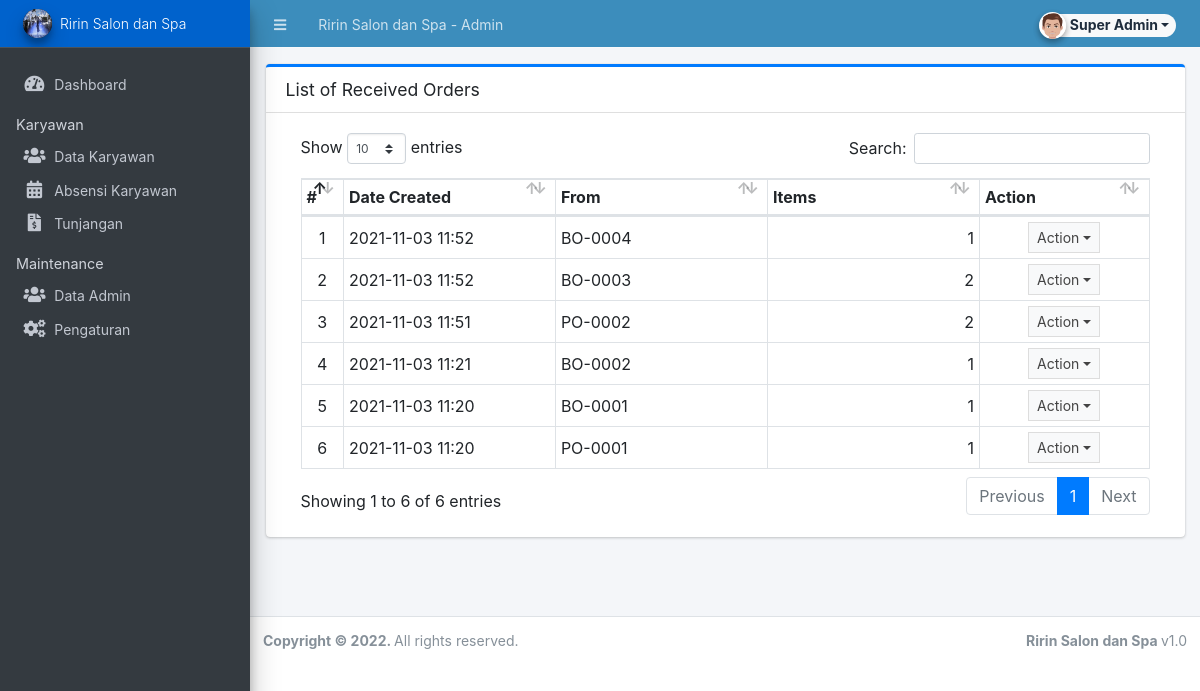
Page /admin/?page=receiving (signed in) on the committed database.
### tables this page shows
CREATE TABLE `receiving_list` (
  `id` int(30) NOT NULL AUTO_INCREMENT,
  `form_id` int(30) NOT NULL,
  `from_order` tinyint(1) NOT NULL DEFAULT '1' COMMENT '1=PO ,2 = BO',
  `amount` float NOT NULL DEFAULT '0',
  `discount_perc` float NOT NULL DEFAULT '0',
  `discount` float NOT NULL DEFAULT '0',
  `tax_perc` float NOT NULL DEFAULT '0',
  `tax` float NOT NULL DEFAULT '0',
  `stock_ids` text,
  `remarks` text,
  `date_created` datetime NOT NULL DEFAULT CURRENT_TIMESTAMP,
  `date_updated` datetime NOT NULL DEFAULT CURRENT_TIMESTAMP ON UPDATE CURRENT_TIMESTAMP,
  PRIMARY KEY (`id`)
);

CREATE TABLE `back_order_list` (
  `id` int(30) NOT NULL AUTO_INCREMENT,
  `receiving_id` int(30) NOT NULL,
  `po_id` int(30) NOT NULL,
  `bo_code` varchar(50) NOT NULL,
  `supplier_id` int(30) NOT NULL,
  `amount` float NOT NULL,
  `discount_perc` float NOT NULL DEFAULT '0',
  `discount` float NOT NULL DEFAULT '0',
  `tax_perc` float NOT NULL DEFAULT '0',
  `tax` float NOT NULL DEFAULT '0',
  `remarks` text,
  `status` tinyint(4) NOT NULL DEFAULT '0' COMMENT '0 = pending, 1 = partially received, 2 =received',
  `date_created` datetime NOT NULL DEFAULT CURRENT_TIMESTAMP,
  `date_updated` datetime NOT NULL DEFAULT CURRENT_TIMESTAMP ON UPDATE CURRENT_TIMESTAMP,
  PRIMARY KEY (`id`),
  KEY `supplier_id` (`supplier_id`),
  KEY `po_id` (`po_id`),
  KEY `receiving_id` (`receiving_id`),
  CONSTRAINT `back_order_list_ibfk_1` FOREIGN KEY (`supplier_id`) REFERENCES `supplier_list` (`id`) ON DELETE CASCADE,
  CONSTRAINT `back_order_list_ibfk_2` FOREIGN KEY (`po_id`) REFERENCES `purchase_order_list` (`id`) ON DELETE CASCADE,
  CONSTRAINT `back_order_list_ibfk_3` FOREIGN KEY (`receiving_id`) REFERENCES `receiving_list` (`id`) ON DELETE CASCADE
);

CREATE TABLE `purchase_order_list` (
  `id` int(30) NOT NULL AUTO_INCREMENT,
  `po_code` varchar(50) NOT NULL,
  `supplier_id` int(30) NOT NULL,
  `amount` float NOT NULL,
  `discount_perc` float NOT NULL DEFAULT '0',
  `discount` float NOT NULL DEFAULT '0',
  `tax_perc` float NOT NULL DEFAULT '0',
  `tax` float NOT NULL DEFAULT '0',
  `remarks` text NOT NULL,
  `status` tinyint(4) NOT NULL DEFAULT '0' COMMENT '0 = pending, 1 = partially received, 2 =received',
  `date_created` datetime NOT NULL DEFAULT CURRENT_TIMESTAMP,
  `date_updated` datetime NOT NULL DEFAULT CURRENT_TIMESTAMP ON UPDATE CURRENT_TIMESTAMP,
  PRIMARY KEY (`id`),
  KEY `supplier_id` (`supplier_id`),
  CONSTRAINT `purchase_order_list_ibfk_1` FOREIGN KEY (`supplier_id`) REFERENCES `supplier_list` (`id`) ON DELETE CASCADE
);

### config.php (called while the page is built, shortened)
<?php
require_once('classes/DBConnection.php');
require_once('classes/SystemSettings.php');
function validate_image($file){
	if(!empty($file)){
        $ex = explode('?',$file);
        $file = $ex[0];
        $param =  isset($ex[1]) ? '?'.$ex[1]  : '';
		if(is_file(base_app.$file)){
			return base_url.$file.$param;
		}else{
			return base_url.'dist/img/no-image-available.png';
		}
	}else{
		return base_url.'dist/img/no-image-available.png';
	}
}
function isMobileDevice(){
    $aMobileUA = array(
        '/iphone/i' => 'iPhone',
        '/ipod/i' => 'iPod',
        '/ipad/i' => 'iPad',
        '/android/i' => 'Android',
        '/blackberry/i' => 'BlackBerry',
        '/webos/i' => 'Mobile'
    );
    return false;
}
?>

### classes/DBConnection.php (called while the page is built, shortened)
<?php
class DBConnection{
    private $host = DB_SERVER;
    private $username = DB_USERNAME;
    private $password = DB_PASSWORD;
    private $database = DB_NAME;
    public $conn;
    public function __construct(){
        if (!isset($this->conn)) {
            $this->conn = new mysqli($this->host, $this->username, $this->password, $this->database);
        }
    }
}
?>

### classes/SystemSettings.php (called while the page is built, shortened)
<?php
class SystemSettings extends DBConnection{
	function userdata($field = ''){
		if(!empty($field)){
			if(isset($_SESSION['userdata'][$field]))
				return $_SESSION['userdata'][$field];
			else
				return null;
		}else{
			return false;
		}
	}
	function info($field=''){
		if(!empty($field)){
			if(isset($_SESSION['system_info'][$field]))
				return $_SESSION['system_info'][$field];
			else
				return false;
		}else{
			return false;
		}
	}
}
$_settings = new SystemSettings();
?>

### admin/receiving/index.php (the view, shortened to what this page needs)
<div class="card card-outline card-primary">
	<div class="card-header">
		<h3 class="card-title">List of Received Orders</h3>
	</div>
	<div class="card-body">
		<div class="container-fluid">
        <div class="container-fluid">
			<table class="table table-bordered table-stripped">
                    <colgroup>
                        <col width="5%">
                        <col width="25%">
                        <col width="25%">
                        <col width="25%">
                        <col width="20%">
                    </colgroup>
                    <thead>
                        <tr>
                            <th>#</th>
                            <th>Date Created</th>
                            <th>From</th>
                            <th>Items</th>
                            <th>Action</th>
                        </tr>
                    </thead>
                    <tbody>
                        <?php
                        $i = 1;
                        $qry = $conn->query("SELECT * FROM `receiving_list` order by `date_created` desc");
                        while($row = $qry->fetch_assoc()):
                            $row['items'] = explode(',',$row['stock_ids']);
                            if($row['from_order'] == 1){
                                $code = $conn->query("SELECT po_code from `purchase_order_list` where id='{$row['form_id']}' ")->fetch_assoc()['po_code'];
                            }else{
                                $code = $conn->query("SELECT bo_code from `back_order_list` where id='{$row['form_id']}' ")->fetch_assoc()['bo_code'];
                            }
                        ?>
                            <tr>
                                <td class="text-center"><?php echo $i++; ?></td>
                                <td><?php echo date("Y-m-d H:i",strtotime($row['date_created'])) ?></td>
                                <td><?php echo $code ?></td>
                                <td class="text-right"><?php echo number_format(count($row['items'])) ?></td>
                                <td align="center">
                                    <button type="button" class="btn btn-flat btn-default btn-sm dropdown-toggle dropdown-icon" data-toggle="dropdown">
                                            Action
                                    </button>
                                </td>
                            </tr>
                        <?php endwhile; ?>
                    </tbody>
                </table>
		</div>
		</div>
	</div>
</div>

### admin/index.php (shortened to what this page needs)
<?php require_once('../config.php'); ?>
 <!DOCTYPE html>
<html lang="en" class="" style="height: auto;">
<?php require_once('inc/header.php') ?>
  <body class="sidebar-mini layout-fixed control-sidebar-slide-open layout-navbar-fixed sidebar-mini-md sidebar-mini-xs" data-new-gr-c-s-check-loaded="14.991.0" data-gr-ext-installed="" style="height: auto;">
    <div class="wrapper">
     <?php require_once('inc/topBarNav.php') ?>
     <?php require_once('inc/navigation.php') ?>
     <?php $page = isset($_GET['page']) ? $_GET['page'] : 'home';  ?>
      <div class="content-wrapper pt-3" style="min-height: 567.854px;">
        <section class="content ">
          <div class="container-fluid">
            <?php
              if(!file_exists($page.".php") && !is_dir($page)){
                  include '404.html';
              }else{
                if(is_dir($page))
                  include $page.'/index.php';
                else
                  include $page.'.php';
              }
            ?>
          </div>
        </section>
      </div>
      <?php require_once('inc/footer.php') ?>
  </body>
</html>

### admin/inc/header.php (shortened to what this page needs)
<head>
    <link rel="stylesheet" href="<?php echo base_url ?>plugins/fontawesome-free/css/all.min.css">
    <link rel="stylesheet" href="<?php echo base_url ?>plugins/tempusdominus-bootstrap-4/css/tempusdominus-bootstrap-4.min.css">
  <link rel="stylesheet" href="<?php echo base_url ?>plugins/datatables-bs4/css/dataTables.bootstrap4.min.css">
  <link rel="stylesheet" href="<?php echo base_url ?>plugins/datatables-responsive/css/responsive.bootstrap4.min.css">
  <link rel="stylesheet" href="<?php echo base_url ?>plugins/datatables-buttons/css/buttons.bootstrap4.min.css">
  <link rel="stylesheet" href="<?php echo base_url ?>plugins/select2/css/select2.min.css">
  <link rel="stylesheet" href="<?php echo base_url ?>plugins/select2-bootstrap4-theme/select2-bootstrap4.min.css">
    <link rel="stylesheet" href="<?php echo base_url ?>plugins/icheck-bootstrap/icheck-bootstrap.min.css">
    <link rel="stylesheet" href="<?php echo base_url ?>plugins/jqvmap/jqvmap.min.css">
    <link rel="stylesheet" href="<?php echo base_url ?>dist/css/adminlte.css">
    <link rel="stylesheet" href="<?php echo base_url ?>dist/css/custom.css">
    <link rel="stylesheet" href="<?php echo base_url ?>plugins/overlayScrollbars/css/OverlayScrollbars.min.css">
    <link rel="stylesheet" href="<?php echo base_url ?>plugins/daterangepicker/daterangepicker.css">
    <link rel="stylesheet" href="<?php echo base_url ?>plugins/summernote/summernote-bs4.min.css">
  <link rel="stylesheet" href="<?php echo base_url ?>plugins/sweetalert2-theme-bootstrap-4/bootstrap-4.min.css">
  </head>

### admin/inc/topBarNav.php (shortened to what this page needs)
<nav class="main-header navbar navbar-expand navbar-dark border border-light border-top-0  border-left-0 border-right-0 navbar-light text-sm bg-lightblue">
  <ul class="navbar-nav">
    <li class="nav-item">
    <a class="nav-link" data-widget="pushmenu" href="#" role="button"><i class="fas fa-bars"></i></a>
    </li>
    <li class="nav-item d-none d-sm-inline-block">
      <a href="<?php echo base_url ?>" class="nav-link"><?php echo (!isMobileDevice()) ? $_settings->info('name'):$_settings->info('short_name'); ?> - Admin</a>
    </li>
  </ul>
  <ul class="navbar-nav ml-auto">
    <li class="nav-item">
      <div class="btn-group nav-link">
            <button type="button" class="btn btn-rounded badge badge-light dropdown-toggle dropdown-icon" data-toggle="dropdown">
              <span><img src="<?php echo validate_image($_settings->userdata('avatar')) ?>" class="img-circle elevation-2 user-img" alt="User Image"></span>
              <span class="ml-3"><?php echo ucwords($_settings->userdata('nama')) ?></span>
            </button>
        </div>
    </li>
  </ul>
</nav>

### admin/inc/navigation.php (shortened to what this page needs)
<aside class="main-sidebar sidebar-dark-primary elevation-4 sidebar-no-expand">
  <a href="<?php echo base_url ?>admin" class="brand-link bg-primary text-sm">
  <img src="<?php echo validate_image($_settings->info('logo'))?>" alt="Store Logo" class="brand-image img-circle elevation-3 bg-black" style="width: 1.8rem;height: 1.8rem;max-height: unset">
  <span class="brand-text font-weight-light"><?php echo $_settings->info('short_name') ?></span>
  </a>
  <div class="sidebar os-host os-theme-light os-host-overflow os-host-overflow-y os-host-resize-disabled os-host-transition os-host-scrollbar-horizontal-hidden">
    <div class="os-content-glue" style="margin: 0px -8px; width: 249px; height: 646px;"></div>
    <div class="os-padding">
      <div class="os-viewport os-viewport-native-scrollbars-invisible" style="overflow-y: scroll;">
        <div class="os-content" style="padding: 0px 8px; height: 100%; width: 100%;">
          <nav class="mt-4">
             <ul class="nav nav-pills nav-sidebar flex-column text-sm nav-compact nav-flat nav-child-indent nav-collapse-hide-child" data-widget="treeview" role="menu" data-accordion="false">
              <li class="nav-item dropdown">
                <a href="./" class="nav-link nav-home">
                  <i class="nav-icon fas fa-tachometer-alt"></i>
                  <p>
                    Dashboard
                  </p>
                </a>
              </li>
              <li class="nav-header">Karyawan</li>
              <li class="nav-item">
                <a href="<?php echo base_url ?>admin/?page=karyawan/karyawan" class="nav-link nav-karyawan_karyawan">
                  <i class="nav-icon fas fa-users"></i>
                  <p>
                    Data Karyawan
                  </p>
                </a>
              </li>
              <li class="nav-item">
                <a href="<?php echo base_url ?>admin/?page=absensi/absensi" class="nav-link nav-stocks">
                  <i class="nav-icon fas fa-calendar-alt"></i>
                  <p>
                    Absensi Karyawan
                  </p>
                </a>
              </li>
              <li class="nav-item">
                <a href="<?php echo base_url ?>admin/?page=tunjangan/tunjangan" class="nav-link nav-stocks">
                  <i class="nav-icon fas fa-file-invoice-dollar"></i>
                  <p>
                    Tunjangan
                  </p>
                </a>
              </li>
              <li class="nav-header">Maintenance</li>
              <li class="nav-item dropdown">
                <a href="<?php echo base_url ?>admin/?page=user/list" class="nav-link nav-user_list">
                  <i class="nav-icon fas fa-users"></i>
                  <p>
                    Data Admin
                  </p>
                </a>
              </li>
              <li class="nav-item dropdown">
                <a href="<?php echo base_url ?>admin/?page=system_info" class="nav-link nav-system_info">
                  <i class="nav-icon fas fa-cogs"></i>
                  <p>
                    Pengaturan
                  </p>
                </a>
              </li>
              <?php endif; ?>
            </ul>
          </nav>
        </div>
      </div>
    </div>
  </div>
</aside>

### admin/inc/footer.php (shortened to what this page needs)
<footer class="main-footer text-sm">
        <strong>Copyright © <?php echo date('Y') ?>.
        </strong>
        All rights reserved.
        <div class="float-right d-none d-sm-inline-block">
          <b><?php echo $_settings->info('short_name') ?> </b> v1.0
        </div>
      </footer>
    </div>

### admin/inc/topBarNav.php (style rules this page uses)
.user-img { position: absolute; height: 27px; width: 27px; object-fit: cover; left: -7%; top: -12%; }
.btn-rounded { border-radius: 50px; }

### rows in the picture
receiving_list: date_created "2021-11-03 11:52", form.bo_code "BO-0004", count($row['items']) "1"
receiving_list: date_created "2021-11-03 11:52", form.bo_code "BO-0003", count($row['items']) "2"
receiving_list: date_created "2021-11-03 11:51", form.po_code "PO-0002", count($row['items']) "2"
receiving_list: date_created "2021-11-03 11:21", form.bo_code "BO-0002", count($row['items']) "1"
receiving_list: date_created "2021-11-03 11:20", form.bo_code "BO-0001", count($row['items']) "1"
receiving_list: date_created "2021-11-03 11:20", form.po_code "PO-0001", count($row['items']) "1"

### other values in the picture
$_settings->info('name') "Ririn Salon dan Spa"
$_settings->userdata('nama') "Super Admin"
$_settings->info('short_name') "Ririn Salon dan Spa"
